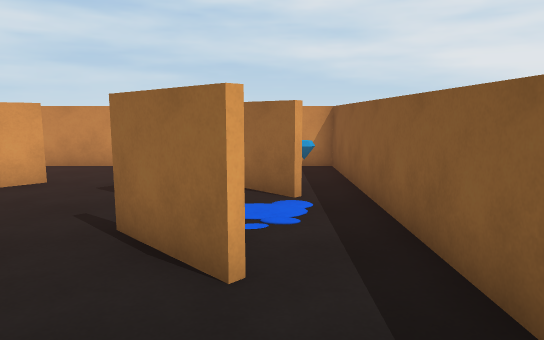
[1] (above)

14 first-person views from a walk through a scene from a Unity 3-D project. The camera is 1.5 m above the floor, tilts 8° down and sees 70° across. The floor is counted in squares, 1 m on a side. Each view is taken from the middle of a square. On the plan, view 1 faces up. The plan holds only what a view shows up to about 17 squares ahead; the rest is blank. Some animated figures are left out.

[2]
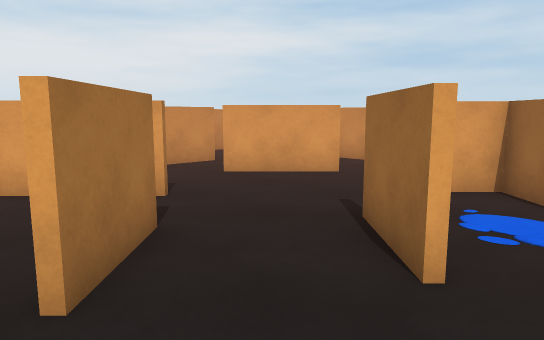

[3]
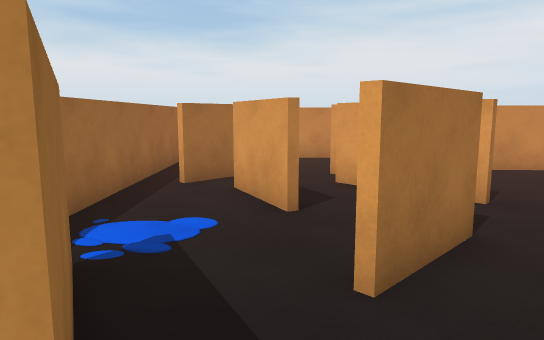

[4]
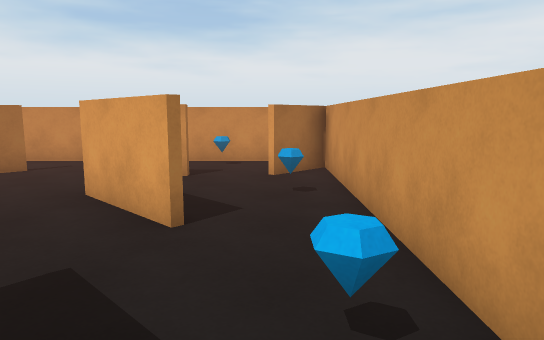

[5]
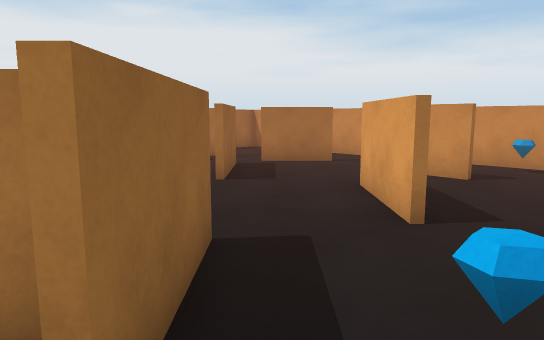

[6]
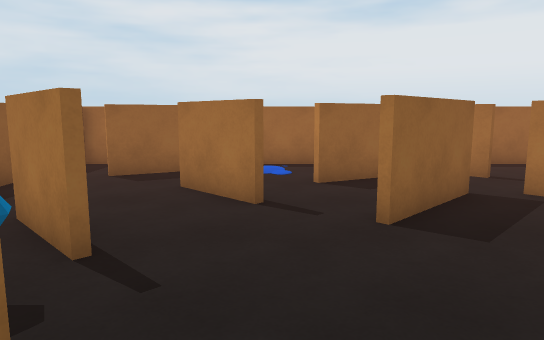

[7]
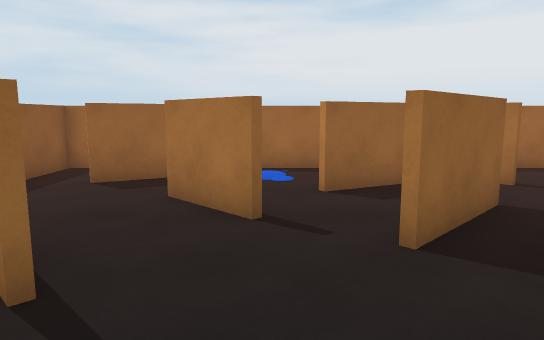

[8]
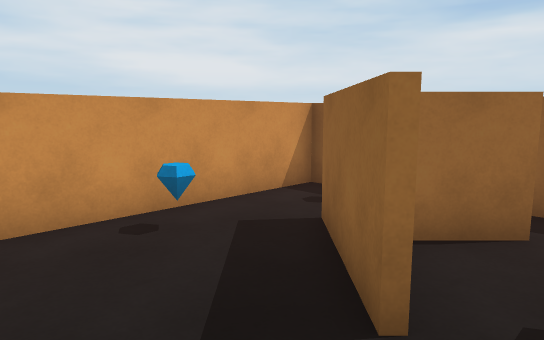

[9]
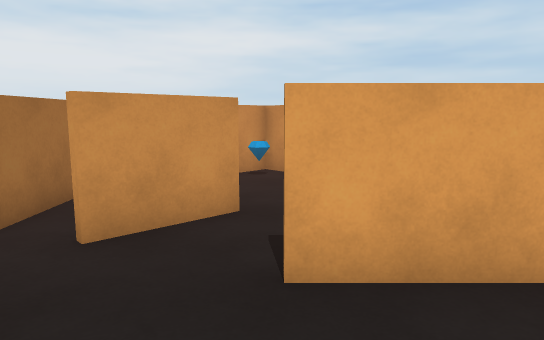

[10]
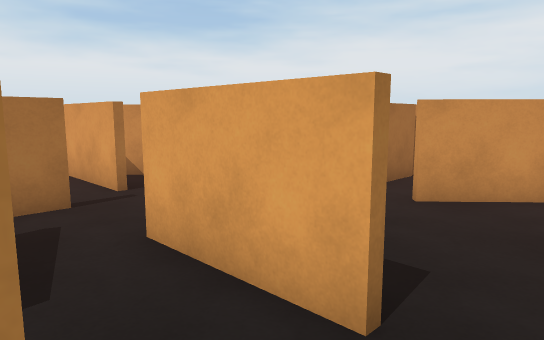

[11]
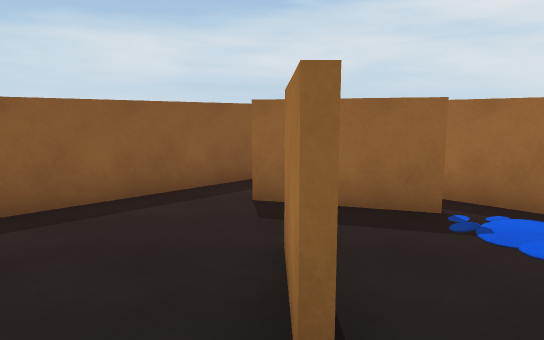

[12]
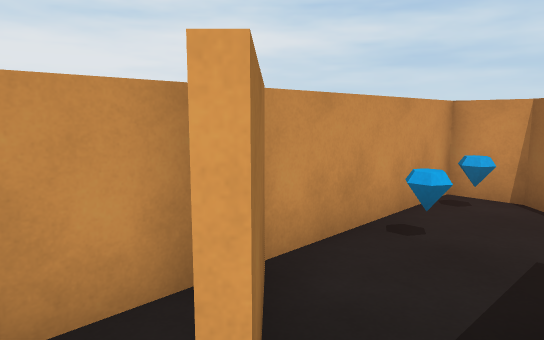

[13]
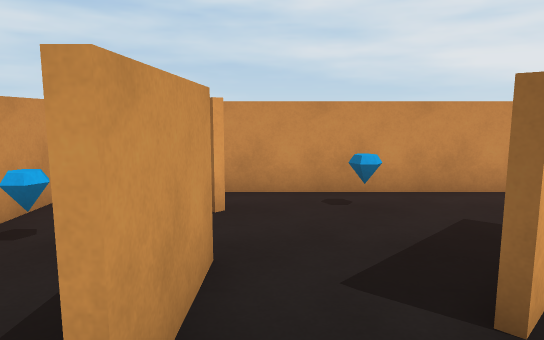

[14]
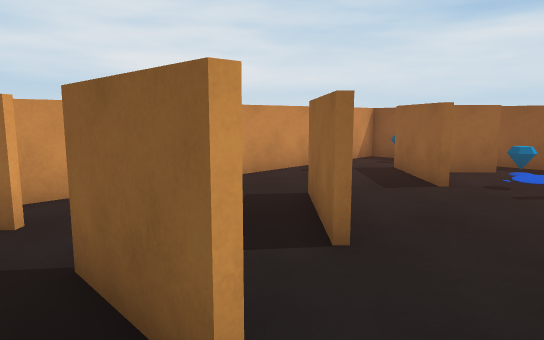

### Floor plan
Points are (right, up) in squares from view 1. A wall is a line through its corners. A room is listed if a view was taken in it or the views show most of it. See-through windows are left out.
Room 1 (views 1, 2, 3)
walls: (-0.3, 3.2) (-1, 3.9); (1.8, -1.5) (1.8, 3.5); (-2.8, -2) (0.1, -0.5)
ways out: opening at (-2, 2.5) to room 2; opening at (1, 4) to room 5; opening at (-3, 0) to room 6; opening at (1, -1)
Room 2 (views 4, 5, 6, 7, 8, 9, 10, 11, 12, 13)
walls: (-5.1, 8.7) (-7.4, 6.4); (-2.7, 7.2) (-0.4, 9.5); (-7.5, 6.5) (-5.2, 8.8); (-5.4, 3.7) (-7.7, 1.4); (-3.8, 2.6) (-2, 0.8); (-9.6, 8) (-9.7, 5.5); (-1, 3.9) (-2.1, 5); (-7.9, 1.6) (-5.6, 3.8); (-10.6, 3.4) (-8.8, 1.6); (1.8, 7.5) (1.8, 11.5) (-11.2, 11.5) (-9.8, 10.1); (-6.1, -0.1) (-5, 0.4)
ways out: opening at (-2, 2.5) to room 1; opening at (-10, 4) to room 3; opening at (-10, 8.5) to room 4; opening at (-0.5, 7) to room 5; opening at (-4, 0) to room 6; opening at (-6, 1) to room 7; gap at (-8, 2) to room 7
objects: other object (-7, 10); other object (-2, 6); other object (-2, 10); other object (1, 10)
Room 3 (view 14)
walls: (-12.8, 5.9) (-12.8, 1.4)
ways out: opening at (-10, 4) to room 2; opening at (-11.5, 2.5) to room 8
Room 4 (no view inside)
walls: (-11.1, 11.2) (-11.5, 11.5) (-12.8, 11.5) (-12.8, 6.7) (-10.9, 4.8); (-9.9, 5.5) (-9.8, 8)
ways out: opening at (-10, 8.5) to room 2
objects: other object (-12, 8); other object (-12, 11)
Room 5 (no view inside)
walls: (0.4, 7) (-1.1, 8.5) (-1.9, 7.8); (-1.9, 5.1) (-0.2, 3.4); (1.8, 3.5) (1.8, 7.5)
ways out: opening at (1, 4) to room 1; opening at (-0.5, 7) to room 2
Room 6 (no view inside)
walls: (-5, 0.2) (-7.1, -0.8); (-8, -3) (-2.2, -3)
ways out: opening at (-3, 0) to room 1; opening at (-4, 0) to room 2
Room 7 (no view inside)
walls: (-9.3, -0.2) (-7.5, -2); (-6.9, -0.5) (-6.1, -0.1)
ways out: opening at (-6, 1) to room 2; gap at (-8, 2) to room 2; opening at (-10, 1) to room 8
Room 8 (no view inside)
walls: (-12.8, 1.4) (-12.8, -0.8)
ways out: opening at (-11.5, 2.5) to room 3; opening at (-10, 1) to room 7

Positions as (right, up) in squares from view 1, and headings:
1: (0, 0), facing up
2: (1, 0), facing up-left
3: (1, 0), facing left
4: (0, 10), facing left
5: (0, 11), facing down-left
6: (-4, 9), facing down
7: (-4, 8), facing down
8: (-5, 6), facing up-right
9: (-5, 4), facing up-left
10: (-3, 3), facing left
11: (-5, 4), facing down-right
12: (-10, 4), facing up-left
13: (-9, 4), facing up
14: (-11, 4), facing up-right
